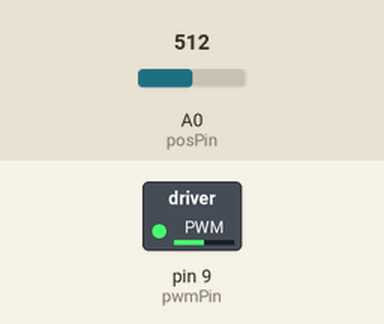
Recording of a sketch running on a simulated Arduino Uno, built with avr-gcc and run on an emulated ATmega328P. Shown: switched loads named in the sketch (green lamp = pin HIGH). The test bench sets the inputs (shaded band); at power-on: A0 (posPin) = 512.

Above: at 1.2 s.
1.3 s: A0 (posPin) set to 716
At 2.3 s:
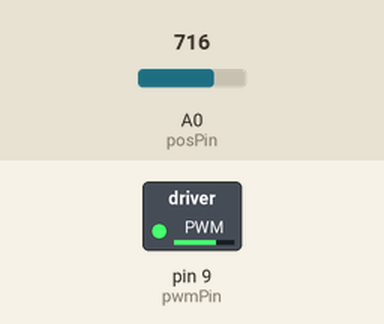
2.8 s: A0 (posPin) set to 900
At 3.4 s:
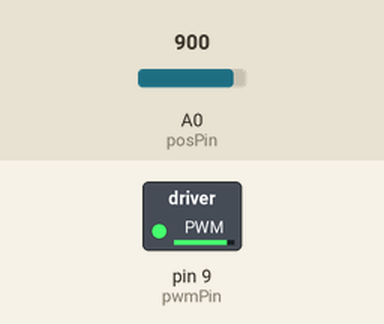
4.3 s: A0 (posPin) set to 122
At 4.6 s:
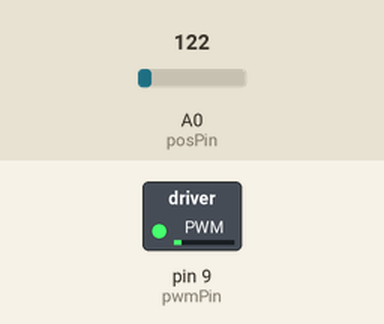
5.8 s: A0 (posPin) set to 0
At 6.9 s:
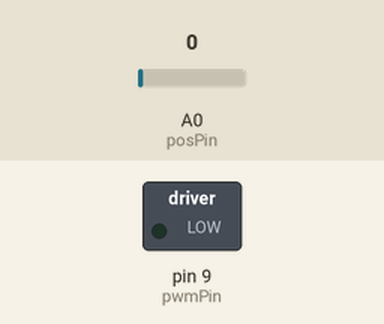
7.3 s: A0 (posPin) set to 511
At 8.1 s:
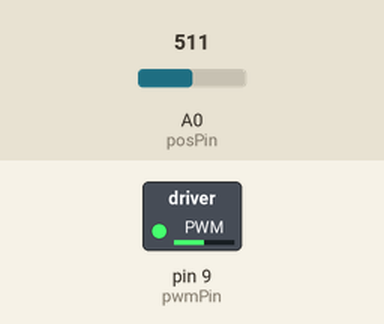
Timing chart, 0 to 9.8 s (numbered marks = the images above; inputs shaded):
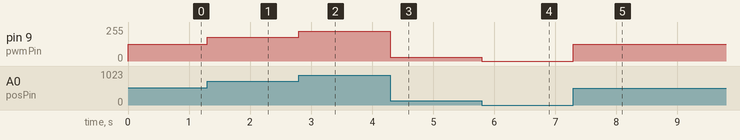

Measured:
- after the input at 1.3 s, pin 9 (pwmPin): 127/255 → 178/255 at once
- after the input at 2.8 s, pin 9 (pwmPin): 178/255 → 224/255 at once
- after the input at 4.3 s, pin 9 (pwmPin): 224/255 → 30/255 at once
- after the input at 5.8 s, pin 9 (pwmPin): 30/255 → 0/255 at once
- after the input at 7.3 s, pin 9 (pwmPin): 0/255 → 127/255 at once

The sketch:

pwm_controlled_motor.ino
```cpp
// Code to control motor speed using PWM.  PWM controlled
// by potentiometer setting

int pwmPin = 9;
int posPin = A0;
int value;

void setup() {
  // put your setup code here, to run once:
  pinMode(pwmPin, OUTPUT);
}

void loop() {
  // put your main code here, to run repeatedly:

  //Read the setting from the analog pin
  value = analogRead(posPin);

  //Re-map values
  value = map(value, 0, 1023, 0, 255);

  //Write value to pin controlling motor
  analogWrite(pwmPin, value);

}
```
